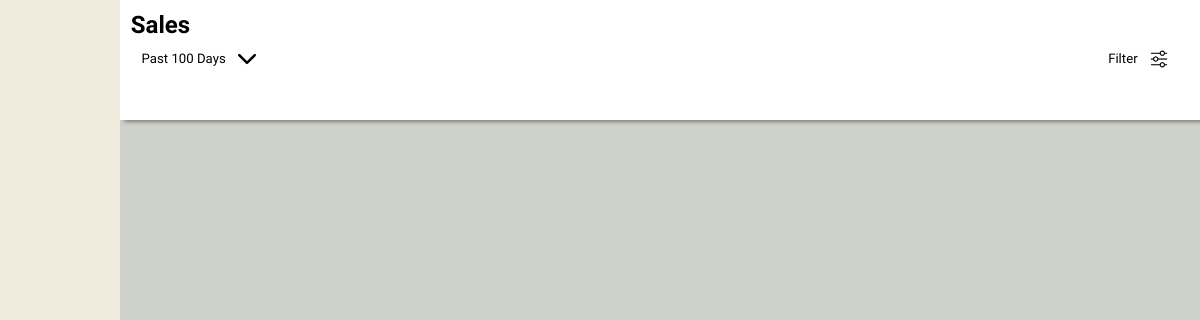
/pos/history/, run on an earlier commit of the app's database.
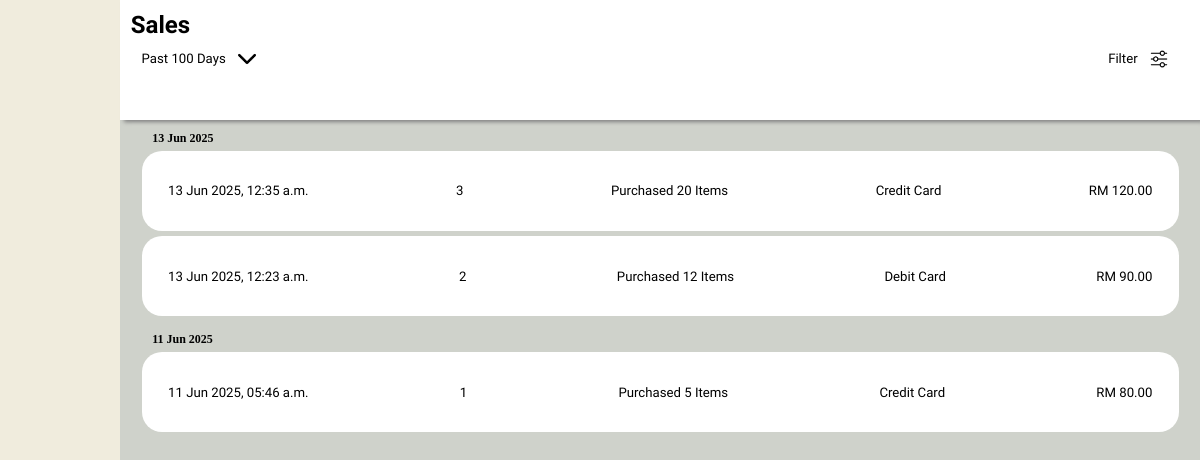
And on a later commit of the database.
### pos/models.py (models this page shows)
class Payment(models.Model):
    employeeID = models.ForeignKey(Employee, on_delete=models.CASCADE)
    payment_method = models.CharField(max_length=12,null=False)
    tax = models.FloatField(default=0.00)
    discount = models.FloatField(default=0.00)
    total_cost = models.FloatField(default=0.00,null=False)
    card_info = models.CharField(max_length=16, null=True)
    expiry = models.CharField(max_length=5,null=True)
    cvv = models.CharField(max_length=4,null=True)
    timeStamp = models.DateTimeField(auto_now_add=True)

### pos/views.py (the view)
# urls.py: path('history/',views.cashierHistoryView, name="history"),
def cashierHistoryView(request):
    payments = Payment.objects.order_by('-timeStamp').annotate(
        items_sold=Sum('cart__cart_items__quantity')
    )
    payments_by_date = {}
    for payment in payments:
        i_date = payment.timeStamp.date()
        if i_date not in payments_by_date:
            payments_by_date[i_date] = []
        payments_by_date[i_date].append(payment)
    return render(
        request,
        'pos/view_history.html',
        context={
            'all_payments' : payments_by_date
        }
    )

### pos/templates/pos/view_history.html (shortened to what this page needs)
<!DOCTYPE html>
{% load static %}
<html>
    <link rel = "stylesheet" href="{% static 'css/view_history.css' %}">
    <body>
        <div id="main-content">
            <div id="dashboard">
                <h1>Sales</h1>
                <div class="filter-bar">
                    <div class="filter-option" id="date-filter-selection">
                        <h3 class="filter-title" id="date-filter-title">Past 100 Days</h3>
                        <img src="{% static 'images/arrow-down.png' %}" class="logo dropdown">
                    </div>
                    <div class="filter-option" id="payment-filter-selection">
                        <h3 class="filter-title"> Filter </h3>
                        <img src="{% static 'images/adjust.png'%}" class="logo filter">
                    </div>
                </div>
            </div>
            <div class="history" id="history-list">
                {% include 'partials/history_partial.html' %}
            </div>
        </div>
    </body>
</html>

### pos/templates/partials/history_partial.html
{% for date, payments in all_payments.items %}
    <div class="day">
        <h4 class="day title">{{date | date:"d M Y"}}</h4>
        {%for payment in payments%}
            <div class="day transactions" onclick="window.location.href='{% url 'payment_details' payment.id%}'">
                <h3>{{payment.timeStamp | date:"d M Y, h:i a"}}</h3>
                <h3>{{payment.id}}</h3>
                <h3>Purchased {{payment.items_sold}} Items</h3>
                <h3>{{payment.payment_method}}</h3>
                <h3>RM {{payment.total_cost | floatformat:2}}</h3>
            </div>
        {% endfor%}
    </div>
{% endfor %}

What changed in the data, as far as the page shows it:
added Payment: timeStamp "13 Jun 2025", timeStamp "13 Jun 2025, 12:35 a.m.", id "3", items_sold "20", payment_method "Credit Card", total_cost "120.00"
added Payment: timeStamp "13 Jun 2025, 12:23 a.m.", id "2", items_sold "12", payment_method "Debit Card", total_cost "90.00", shown under "13 Jun 2025"
added Payment: timeStamp "11 Jun 2025", timeStamp "11 Jun 2025, 05:46 a.m.", id "1", items_sold "5", payment_method "Credit Card", total_cost "80.00"
